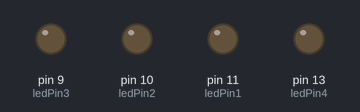
This sketch was run on a simulated Arduino Uno, built with avr-gcc and run on an emulated ATmega328P. Shown: output pins drawn as LEDs (lit = HIGH).

Above: at 0.05 s.
At 0.55 s:
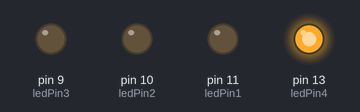
At 1.1 s:
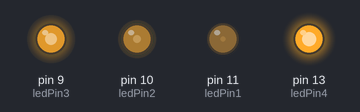
At 2.2 s:
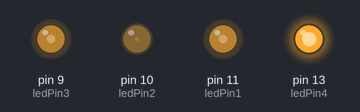
At 3.25 s:
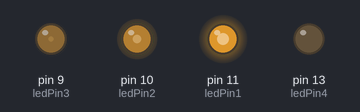
At 4.35 s:
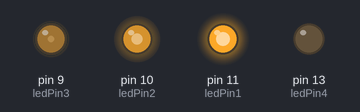
Timing chart, 0 to 5.7 s (numbered marks = the images above):
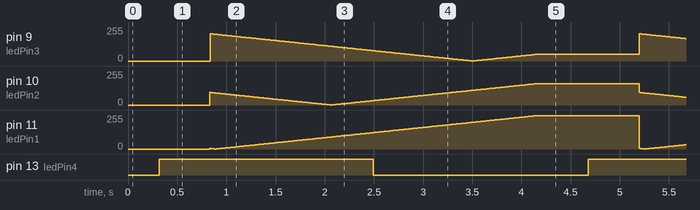

Measured:
- by itself, pin 13 (ledPin4): alternates HIGH for 2.2 s and LOW for 2.2 s

The sketch:

demo.ino
```cpp
int i = 0;
int x = 250;
int y = 180;
int z = 100;
int w = 50;
int ledPin1 = 11;
int ledPin2 = 10;
int ledPin3 = 9;
int ledPin4 = 13;
int ledLevel1 = 200;
int ledLevel2 = 150;
int ledLevel3 = 100;
int ledLevel4 = 50;

void setup()
{
  pinMode(ledPin1,OUTPUT);
  pinMode(ledPin2,OUTPUT);
  pinMode(ledPin3,OUTPUT);
  pinMode(ledPin4,OUTPUT);
}


void loop()
{
   for(i=0;i<=10000;i++){
      if(x>=0 && x<255){
      ledLevel1 = ledLevel1 + 1;
      x = x+1;
      analogWrite(ledPin1, ledLevel1); delay(1);}

      if(y>=0 && y<255){
      ledLevel2 = ledLevel2 + 1;
      y = y+1;
      analogWrite(ledPin2, ledLevel2); delay(1);}

      if(z>=0 && z<255){
      ledLevel3 = ledLevel3 + 1;
      z = z+1;
      analogWrite(ledPin3, ledLevel3); delay(1);}

      if(w>=0 && w<255){
      ledLevel4 = ledLevel4 + 1;
      w = w+1;
      analogWrite(ledPin4, ledLevel4); delay(1);}


      if(x>=255){
      ledLevel1 = ledLevel1 - 1;
      x=x+1;
      analogWrite(ledPin1, ledLevel1);
      delay(1);
      if(ledLevel1==0){x=0;}}

      if(y>=255){
      ledLevel2 = ledLevel2 - 1;
      y=y+1;
      analogWrite(ledPin2, ledLevel2);
      delay(1);
      if(ledLevel2==0){y=0;}}

      if(z>=255){
      ledLevel3 = ledLevel3 - 1;
      z=z+1;
      analogWrite(ledPin3, ledLevel3);
      delay(1);
      if(ledLevel3==0){z=0;}}

      if(w>=255){
      ledLevel4 = ledLevel4 - 1;
      w=w+1;
      analogWrite(ledPin4, ledLevel4);
      delay(10);
      if(ledLevel4==0){w=0;}}


}}
```
